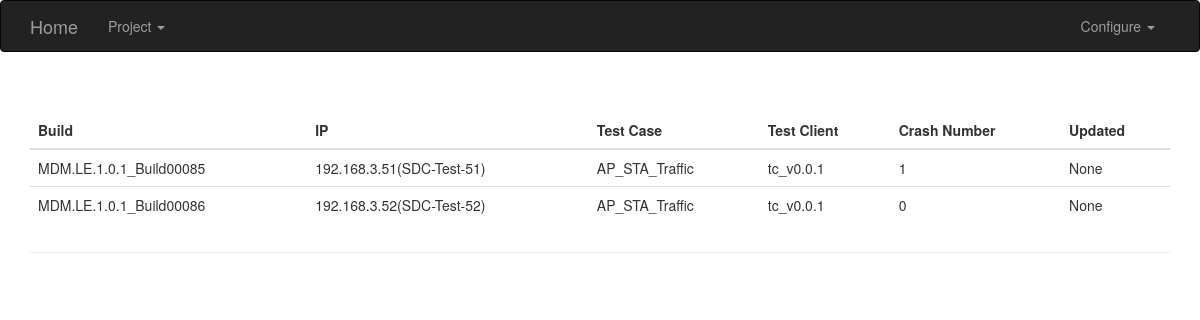
Screenshot of /project/tbd?project_name=MDM.LE.1.0.1 with the database file from the repository.
### TBD.py (models this page shows, shortened)
class TD(db.Model):
    __tablename__ = 'td'
    id = db.Column(db.Integer, primary_key=True)
    project_id = db.Column(db.Integer, db.ForeignKey('projects.id'))
    host_id = db.Column(db.Integer, db.ForeignKey('hosts.id'))
    build_id = db.Column(db.Integer, db.ForeignKey('builds.id'))
    tc_name = db.Column(db.String(64), nullable=False)
    __table_args__ = (
        db.UniqueConstraint(host_id, build_id, tc_name, name='unique_tc_build_and_host'),
    )
    test_client = db.Column(db.String(64), nullable=False)
    crash_num = db.Column(db.Integer, default=0)
    ta_name = db.Column(db.String(64), nullable=True)
    tc_result = db.Column(db.Boolean, nullable=True)
    ta_result = db.Column(db.Boolean, nullable=True)
    update_time = db.Column(db.DateTime, nullable=True)

class Build(db.Model):
    __tablename__ = 'builds'
    id = db.Column(db.Integer, primary_key=True)
    version = db.Column(db.TEXT, unique=True)
    name = db.Column(db.String(64), nullable=False)
    meta_path = db.Column(db.TEXT, nullable=False)
    crash_path = db.Column(db.TEXT, nullable=False)
    is_crm = db.Column(db.Boolean, nullable=True)
    td = db.relationship(TD, backref='build')

class Host(db.Model):
    __tablename__ = 'hosts'
    id = db.Column(db.Integer, primary_key=True)
    name = db.Column(db.String(64), unique=True)
    ip_addr = db.Column(db.String(64), nullable=False)
    td = db.relationship(TD, backref='host')

### TBD.py (the view)
@app.route('/project/tbd', methods=['GET'])
def project_tbd():
    project = Project.query.order_by(Project.name).all()
    project_name = request.args.get('project_name', None)
    build_version = request.args.get('build_version', None)
    log.debug("Query TBD for project {} and build {}!".format(project_name, build_version))
    if build_version:
        tbd = TD.query.join(TD.host).join(TD.project).join(TD.build).filter(Project.name==project_name, Build.version==build_version).order_by(Host.ip_addr).all()
    else:
        tbd = TD.query.join(TD.host).join(TD.project).filter(Project.name==project_name).order_by(Host.ip_addr).all()
    return render_template('project_tbd.html', project=project, project_name=project_name, tbd=tbd)

### templates/project_tbd.html (shortened to what this page needs)
{% extends "base.html" %}
{% block content %}
<div class="container">
    <div class="page-header">
        <table class="table">
            <thead>
                <th>Build</th>
                <th>IP</th>
                <th>Test Case</th>
                <th>Test Client</th>
                <th>Crash Number</th>
                <th>Updated</th
            </thead>
            <tbody>
                {% for td in tbd %}
                <tr>
                    <td>{{ td.build.version }}</td>
                    <td>{{ td.host.ip_addr }}({{ td.host.name }})</td>
                    <td>{{ td.tc_name }}</td>
                    <td>{{ td.test_client }}</td>
                    <td>{{ td.crash_num }}</td>
                    <td>{{ td.update_time.strftime('%Y-%m-%d %H:%M:%S') if td.update_time else None }}</td>
                </tr>
                {% endfor %}
            </tbody>
        </table>
    </div>
</div>
{% endblock %}7

### rows the page displays
TD: build.version "MDM.LE.1.0.1_Build00085", host.ip_addr "192.168.3.51", host.name "SDC-Test-51", tc_name "AP_STA_Traffic", test_client "tc_v0.0.1", crash_num "1", update_time "None"
TD: build.version "MDM.LE.1.0.1_Build00086", host.ip_addr "192.168.3.52", host.name "SDC-Test-52", tc_name "AP_STA_Traffic", test_client "tc_v0.0.1", crash_num "0", update_time "None"
